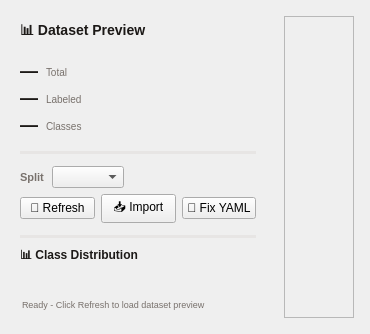
<?xml version="1.0" encoding="UTF-8"?>
<ui version="4.0">
 <class>DatasetPage</class>
 <widget class="QWidget" name="DatasetPage">
<layout class="QHBoxLayout" name="mainLo">
   <property name="leftMargin">
       <number>8</number>
      </property><property name="topMargin">
       <number>8</number>
      </property>
   <property name="rightMargin">
       <number>8</number>
      </property><property name="bottomMargin">
       <number>8</number>
      </property>
   <property name="spacing">
       <number>8</number>
      </property>

   <item>
    <widget class="QWidget" name="leftPanel" native="true">
     <property name="minimumSize"><size><width>260</width><height>0</height></size></property>
     <property name="maximumSize"><size><width>260</width><height>16777215</height></size></property>
     <layout class="QVBoxLayout" name="leftLo">
      <property name="leftMargin">
       <number>12</number>
      </property><property name="topMargin">
       <number>12</number>
      </property>
      <property name="rightMargin">
       <number>12</number>
      </property><property name="bottomMargin">
       <number>12</number>
      </property>
      <property name="spacing">
       <number>8</number>
      </property>

      <item><widget class="QLabel" name="titleLabel">
       <property name="text"><string>📊 Dataset Preview</string></property>
       <property name="styleSheet"><string>font-size:14px;font-weight:600;color:#1c1917;</string></property>
      </widget></item>

      <item><widget class="QWidget" name="statsWidget" native="true">
       <layout class="QVBoxLayout" name="statsLo">
        <property name="leftMargin">
       <number>0</number>
      </property><property name="topMargin">
       <number>8</number>
      </property>
        <property name="rightMargin">
       <number>0</number>
      </property><property name="bottomMargin">
       <number>8</number>
      </property>
        <property name="spacing">
       <number>6</number>
      </property>
        <item><widget class="QWidget" name="totalStat" native="true">
         <layout class="QHBoxLayout" name="totalStatLo">
          <property name="leftMargin">
       <number>0</number>
      </property><property name="topMargin">
       <number>0</number>
      </property>
          <property name="rightMargin">
       <number>0</number>
      </property><property name="bottomMargin">
       <number>0</number>
      </property>
          <property name="spacing">
       <number>6</number>
      </property>
          <item><widget class="QLabel" name="_st_total_v">
           <property name="text"><string>—</string></property>
           <property name="styleSheet"><string>font-size:18px;font-weight:700;color:#1c1917;</string></property>
          </widget></item>
          <item><widget class="QLabel" name="_st_total_lbl">
           <property name="text"><string>Total</string></property>
           <property name="styleSheet"><string>font-size:10px;color:#78716c;padding-top:3px;</string></property>
          </widget></item>
          <item><spacer><property name="orientation">
       <enum>Horizontal</enum>
      </property>
           <property name="sizeHint" stdset="0"><size><width>20</width><height>20</height></size></property>
          </spacer></item>
         </layout>
        </widget></item>
        <item><widget class="QWidget" name="labeledStat" native="true">
         <layout class="QHBoxLayout" name="labeledStatLo">
          <property name="leftMargin">
       <number>0</number>
      </property><property name="topMargin">
       <number>0</number>
      </property>
          <property name="rightMargin">
       <number>0</number>
      </property><property name="bottomMargin">
       <number>0</number>
      </property>
          <property name="spacing">
       <number>6</number>
      </property>
          <item><widget class="QLabel" name="_st_lbl_v">
           <property name="text"><string>—</string></property>
           <property name="styleSheet"><string>font-size:18px;font-weight:700;color:#1c1917;</string></property>
          </widget></item>
          <item><widget class="QLabel" name="_st_lbl_text">
           <property name="text"><string>Labeled</string></property>
           <property name="styleSheet"><string>font-size:10px;color:#78716c;padding-top:3px;</string></property>
          </widget></item>
          <item><spacer><property name="orientation">
       <enum>Horizontal</enum>
      </property>
           <property name="sizeHint" stdset="0"><size><width>20</width><height>20</height></size></property>
          </spacer></item>
         </layout>
        </widget></item>
        <item><widget class="QWidget" name="clsStat" native="true">
         <layout class="QHBoxLayout" name="clsStatLo">
          <property name="leftMargin">
       <number>0</number>
      </property><property name="topMargin">
       <number>0</number>
      </property>
          <property name="rightMargin">
       <number>0</number>
      </property><property name="bottomMargin">
       <number>0</number>
      </property>
          <property name="spacing">
       <number>6</number>
      </property>
          <item><widget class="QLabel" name="_st_cls_v">
           <property name="text"><string>—</string></property>
           <property name="styleSheet"><string>font-size:18px;font-weight:700;color:#1c1917;</string></property>
          </widget></item>
          <item><widget class="QLabel" name="_st_cls_text">
           <property name="text"><string>Classes</string></property>
           <property name="styleSheet"><string>font-size:10px;color:#78716c;padding-top:3px;</string></property>
          </widget></item>
          <item><spacer><property name="orientation">
       <enum>Horizontal</enum>
      </property>
           <property name="sizeHint" stdset="0"><size><width>20</width><height>20</height></size></property>
          </spacer></item>
         </layout>
        </widget></item>
       </layout>
      </widget></item>

      <item><widget class="QFrame" name="sep1">
       <property name="frameShape"><enum>QFrame::HLine</enum></property>
       <property name="styleSheet"><string>background:#e7e5e4;border:none;height:1px;</string></property>
      </widget></item>

      <item><widget class="QWidget" name="controlsWidget" native="true">
       <layout class="QVBoxLayout" name="controlsLo">
        <property name="leftMargin">
       <number>0</number>
      </property><property name="topMargin">
       <number>4</number>
      </property>
        <property name="rightMargin">
       <number>0</number>
      </property><property name="bottomMargin">
       <number>4</number>
      </property>
        <property name="spacing">
       <number>6</number>
      </property>
        <item><widget class="QWidget" name="splitRow" native="true">
         <layout class="QHBoxLayout" name="splitLo">
          <property name="leftMargin">
       <number>0</number>
      </property><property name="topMargin">
       <number>0</number>
      </property>
          <property name="rightMargin">
       <number>0</number>
      </property><property name="bottomMargin">
       <number>0</number>
      </property>
          <property name="spacing">
       <number>8</number>
      </property>
          <item><widget class="QLabel" name="splitLabel">
           <property name="text"><string>Split</string></property>
           <property name="styleSheet"><string>font-size:11px;color:#78716c;font-weight:500;</string></property>
          </widget></item>
          <item><widget class="QComboBox" name="dp_split"/></item>
          <item><spacer><property name="orientation">
       <enum>Horizontal</enum>
      </property>
           <property name="sizeHint" stdset="0"><size><width>20</width><height>20</height></size></property>
          </spacer></item>
         </layout>
        </widget></item>
        <item><widget class="QWidget" name="btnRowD" native="true">
         <layout class="QHBoxLayout" name="btnLoD">
          <property name="leftMargin">
       <number>0</number>
      </property><property name="topMargin">
       <number>0</number>
      </property>
          <property name="rightMargin">
       <number>0</number>
      </property><property name="bottomMargin">
       <number>0</number>
      </property>
          <property name="spacing">
       <number>6</number>
      </property>
          <item><widget class="QPushButton" name="dp_rf">
           <property name="text"><string>🔄 Refresh</string></property>
          </widget></item>
          <item><widget class="QPushButton" name="dp_import">
           <property name="text"><string>📥 Import</string></property>
          </widget></item>
          <item><widget class="QPushButton" name="dp_fix_yaml">
           <property name="text"><string>🔧 Fix YAML</string></property>
          </widget></item>
         </layout>
        </widget></item>
       </layout>
      </widget></item>

      <item><widget class="QFrame" name="sep2">
       <property name="frameShape"><enum>QFrame::HLine</enum></property>
       <property name="styleSheet"><string>background:#e7e5e4;border:none;height:1px;</string></property>
      </widget></item>

      <item><widget class="QLabel" name="csHeader">
       <property name="text"><string>📊 Class Distribution</string></property>
       <property name="styleSheet"><string>font-size:12px;font-weight:600;color:#1c1917;</string></property>
      </widget></item>

      <item><layout class="QGridLayout" name="_cs_grid">
       <property name="horizontalSpacing">
       <number>4</number>
      </property><property name="verticalSpacing">
       <number>4</number>
      </property>
      </layout></item>

      <item><spacer><property name="orientation">
       <enum>Vertical</enum>
      </property>
       <property name="sizeHint" stdset="0"><size><width>20</width><height>20</height></size></property>
      </spacer></item>

      <item><widget class="QLabel" name="dp_status">
       <property name="text"><string>Ready - Click Refresh to load dataset preview</string></property>
       <property name="styleSheet"><string>font-size:9px;color:#78716c;padding:4px 0;</string></property>
      </widget></item>
     </layout>
    </widget>
   </item>

   <item>
    <widget class="QWidget" name="rightPanel" native="true">
     <layout class="QVBoxLayout" name="rightLo">
      <property name="leftMargin">
       <number>8</number>
      </property><property name="topMargin">
       <number>8</number>
      </property>
      <property name="rightMargin">
       <number>8</number>
      </property><property name="bottomMargin">
       <number>8</number>
      </property>
      <property name="spacing">
       <number>0</number>
      </property>
      <item><widget class="QScrollArea" name="sa">
       <property name="widgetResizable"><bool>true</bool></property>
       <property name="horizontalScrollBarPolicy"><enum>Qt::ScrollBarAsNeeded</enum></property>
       <widget class="QWidget" name="dp_grid">
        <layout class="QGridLayout" name="dp_gl">
         <property name="horizontalSpacing">
       <number>8</number>
      </property><property name="verticalSpacing">
       <number>8</number>
      </property>
         <property name="alignment"><set>Qt::AlignTop</set></property>
         <property name="leftMargin">
       <number>0</number>
      </property><property name="topMargin">
       <number>0</number>
      </property>
         <property name="rightMargin">
       <number>0</number>
      </property><property name="bottomMargin">
       <number>0</number>
      </property>
        </layout>
       </widget>
      </widget></item>
     </layout>
    </widget>
   </item>
  </layout>
 </widget>
 <resources/>
 <connections/>
</ui>
